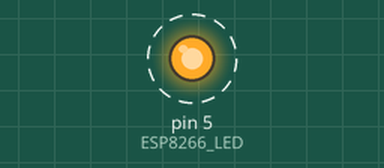
Simulated run of this sketch. Board: Arduino Uno, built with avr-gcc and run on an emulated ATmega328P. On the bench: output pins drawn as LEDs (lit = HIGH). Dashed ring = blinking.

Above: at 0.2 s.
Timing chart, 0 to 3.0 s (numbered marks = the images above):
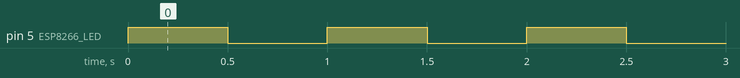

Measured:
- by itself, pin 5 (ESP8266_LED): alternates HIGH for 0.50 s and LOW for 0.50 s

The sketch:

esp8266-led.ino
```cpp
#define ESP8266_LED 5

void setup()
{
  pinMode(ESP8266_LED, OUTPUT);
}

void loop()
{
  digitalWrite(ESP8266_LED, HIGH); // LED off
  delay(500);
  digitalWrite(ESP8266_LED, LOW); // LED on
  delay(500);
}
```
